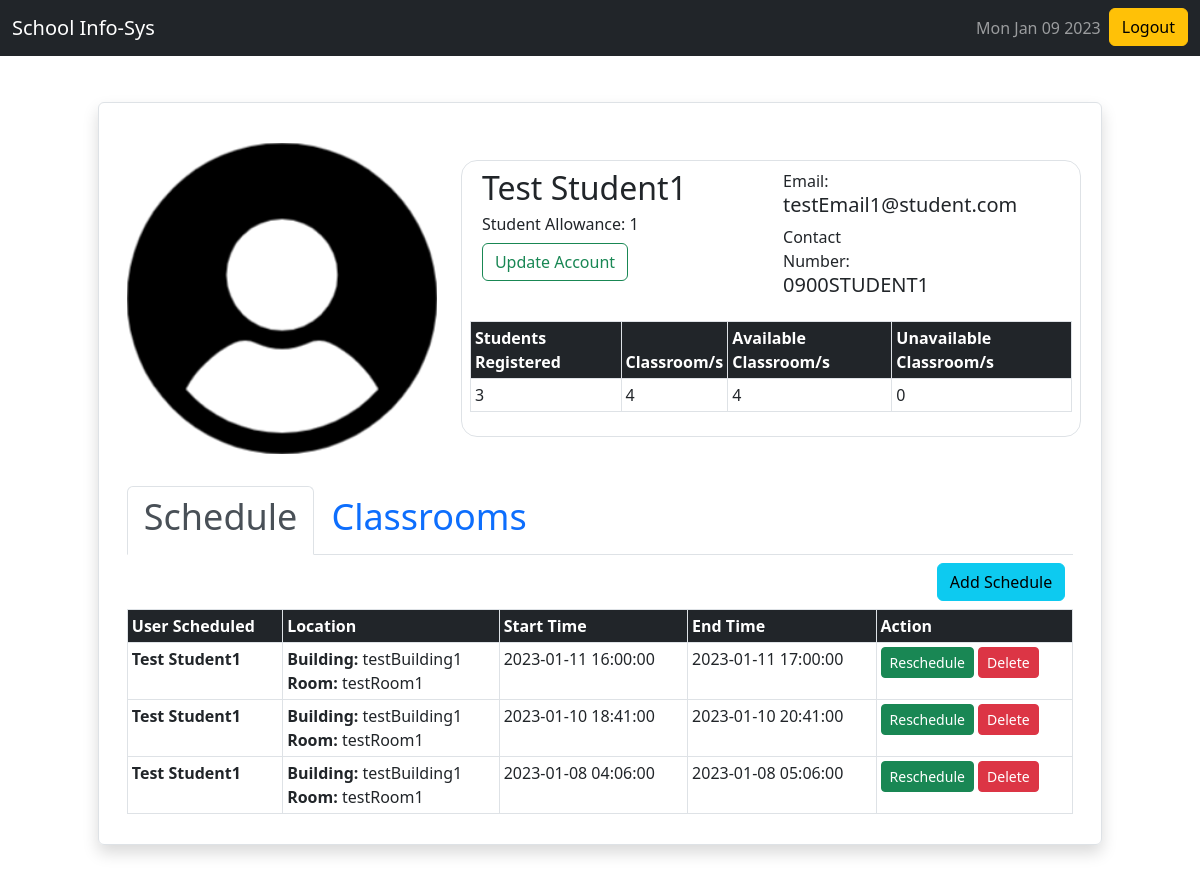
Screenshot of /dashboard.php (signed in) with the database file from the repository.
### tables this page shows
CREATE TABLE `users` (
  `id` int(11) NOT NULL,
  `username` varchar(255) NOT NULL,
  `password` varchar(255) NOT NULL,
  `user_type` enum('admin','faculty','student','') NOT NULL,
  `full_name` varchar(255) NOT NULL,
  `contact_number` varchar(255) NOT NULL,
  `email` varchar(255) NOT NULL,
  `course` varchar(255) NOT NULL,
  `allowance` int(11) NOT NULL
);

CREATE TABLE `schedule` (
  `id` int(255) NOT NULL,
  `user` varchar(255) NOT NULL,
  `course` varchar(255) NOT NULL,
  `building` varchar(255) NOT NULL,
  `room_number` varchar(255) NOT NULL,
  `start_time` datetime NOT NULL,
  `end_time` datetime NOT NULL
);

### src/schedules.php (the view)
<div class="tab-pane fade <?php if ($_SESSION['user_type'] === 'student') { echo 'show active'; } ?>" id="schedule" role="tabpanel" aria-labelledby="schedule-tab">
    <div class="row p-2">
        <div class="col">
            <a href="add_schedule.php
            <?php
            if ($_SESSION['user_type'] === 'student') {
                $full_name = $_SESSION['full_name'];
                $course = $_SESSION['course'];
                echo "?user=$full_name&course=$course";
            } ?>"
            class="btn btn-info float-end">Add Schedule</a>
        </div>
    </div>
    <table class="table table-sm table-hover table-bordered">
        <thead>
            <tr class="bg-dark text-white">
                <th scope="col">User Scheduled</th>
                <th scope="col">Location</th>
                <th scope="col">Start Time</th>
                <th scope="col">End Time</th>
                <th scope="col">Action</th>
            </tr>
        </thead>
        <tbody>
            <?php
                if (mysqli_num_rows($result_schedule) > 0) {
                    while ($row = mysqli_fetch_assoc($result_schedule)) {
            ?>
            <tr>
                <th><?=$row['user']; ?></th>
                <td>
                    <div class="col"><b>Building:</b> <?=$row['building']; ?></div>
                    <div class="col"><b>Room:</b> <?=$row['room_number']; ?></div>
                </td>
                <td><?=$row['start_time']; ?></td>
                <td><?=$row['end_time']; ?></td>
                <td>
                    <a class="btn btn-success btn-sm mb-lg-0 mb-md-1" href="resched.php?id=<?php echo $row['id']; ?>">Reschedule</a>
                    <?php echo "<a class='btn btn-danger btn-sm' onClick=\"javascript:
                        return confirm('Click OK to delete Schedule of user ".
                        $row['user']." start time: ".$row['start_time']." end time: ".
                        $row['end_time'].".');\" href='php/delete/delete_sched.php?id=".$row['id']
                        ."'>Delete</a>"; ?>
                </td>
            </tr>
            <?php } ?>
        <?php } ?>
        </tbody>
    </table>
</div>

### dashboard.php (shortened to what this page needs)
<?php
include "php/db_conn.php";
if (isset($_SESSION['username']) && isset($_SESSION['id'])) {
?>
<!DOCTYPE html>
<html lang="en">
<head>
    <link href="src/css/bootstrap.min.css" rel="stylesheet">
</head>
<body>
    <?php include "src/navbar.php"; ?>
    <div class="container d-flex justify-content-center align-items-center"
        style="min-height: 90vh;">
        <?php include "src/student.php"; ?>
    </div>
</body>
</html>
<?php
} else {
    header("Location: login.php");
}
?>

### src/navbar.php (shortened to what this page needs)
<?php
if (isset($_SESSION['id'])) {
?>
<nav class="navbar navbar-expand-sm navbar-dark bg-dark">
    <div class="container-fluid">
        <a class="navbar-brand" href="dashboard.php">School Info-Sys</a>
        <div class="collapse navbar-collapse" id="mynavbar">
            <ul class="navbar-nav">
                <li class="nav-item">
                    <a class="nav-link">
                    </a>
                </li>
                <li class="nav-item">
                    <a href="php/logout.php" class="btn btn-warning">Logout</a>
                </li>
            </ul>
        </div>
    </div>
</nav>
<?php
}
?>

### src/student.php (shortened to what this page needs)
<?php if ($_SESSION['user_type'] === 'student') {
    if (isset($_SESSION['id']) && isset($_SESSION['username']) && isset($_SESSION['full_name'])) {
        $user_id = $_SESSION['id'];
        $full_name = $_SESSION['full_name'];
        $sql_current_user = "SELECT * FROM users WHERE id='$user_id'";
        $result_current_user = mysqli_query($conn, $sql_current_user);
        $sql_schedule = "SELECT * FROM schedule WHERE user='$full_name'";
        $result_schedule = mysqli_query($conn, $sql_schedule);
        $sql_all_students = "SELECT COUNT(*) FROM users WHERE user_type='student'";
        $result_all_students = mysqli_query($conn, $sql_all_students);
        $row_all_students = mysqli_fetch_array($result_all_students);
        $total_all_students = $row_all_students[0];
        $sql_all_classrooms = "SELECT COUNT(*) FROM classroom";
        $result_all_classrooms = mysqli_query($conn, $sql_all_classrooms);
        $row_all_classrooms = mysqli_fetch_array($result_all_classrooms);
        $total_all_classrooms = $row_all_classrooms[0];
        $sql_all_available = "SELECT COUNT(*) FROM classroom WHERE status='available'";
        $result_all_available = mysqli_query($conn, $sql_all_available);
        $row_all_available = mysqli_fetch_array($result_all_available);
        $total_all_available = $row_all_available[0];
        $sql_all_unavailable = "SELECT COUNT(*) FROM classroom WHERE status='unavailable'";
        $result_all_unavailable = mysqli_query($conn, $sql_all_unavailable);
        $row_all_unavailable = mysqli_fetch_array($result_all_unavailable);
        $total_all_unavailable = $row_all_unavailable[0];
    } else {
        header("Location: login.php");
    }
?>
<div class="border shadow p-4 rounded" style="overflow-y: scroll; width: 90%; height: 80vh;">
    <div class="row justify-content-center align-items-center">
        <div class="col-4 p-2 m-2">
            <img src="src/img/default.png" class="card-img-top img-fluid" alt="default-img">
        </div>
        <div class="col border rounded-4 m-2">
            <?php if (mysqli_num_rows($result_current_user) > 0) {
                while ($row = mysqli_fetch_assoc($result_current_user)) { ?>
            <div class="row p-2">
                <div class="col-6">
                    <h2><?=$row['full_name']?></h2>
                    <h6>Student Allowance: <?=$row['allowance']-1?></h6>
                    <a class="btn btn-outline-success float-right" href="update.php?id=<?php echo $_SESSION['id']; ?>">Update Account</a>
                </div>
                <div class="col-3">
                    Email: <h5><?=$row['email']?></h5>
                    Contact Number: <h5><?=$row['contact_number']?></h5>
                </div>
            </div>
            <?php }} ?>
            <div class="row p-2">
                <table class="table table-sm table-hover table-bordered">
                    <thead>
                        <tr class="bg-dark text-white">
                            <th scope="col">Students Registered</th>
                            <th scope="col">Classroom/s</th>
                            <th scope="col">Available Classroom/s</th>
                            <th scope="col">Unavailable Classroom/s</th>
                        </tr>
                    </thead>
                    <tbody>
                        <tr>
                            <td><?php echo $total_all_students; ?></td>
                            <td><?php echo $total_all_classrooms; ?></td>
                            <td><?php echo $total_all_available; ?></td>
                            <td><?php echo $total_all_unavailable; ?></td>
                        </tr>
                    </tbody>
                </table>
            </div>
        </div>
    </div>
    <div class="row">
        <div class="p-3">
            <ul class="nav nav-tabs" id="myTab" role="tablist">
                <li class="nav-item" role="presentation">
                    <button class="nav-link active" id="schedule-tab"
                            data-bs-toggle="tab"
                            data-bs-target="#schedule"
                            type="button" role="tab"
                            aria-controls="schedule"
                            aria-selected="false">
                            <h1 style="font-size: 3vw;">Schedule</h1>
                    </button>
                </li>
                <li class="nav-item" role="presentation">
                    <button class="nav-link" id="classroom-tab"
                            data-bs-toggle="tab"
                            data-bs-target="#classroom"
                            type="button" role="tab"
                            aria-controls="classroom"
                            aria-selected="false">
                            <h1 style="font-size: 3vw;">Classrooms</h1>
                    </button>
                </li>
            </ul>
            <div class="tab-content" id="myTabContent">
                <?php include "schedules.php"; ?>
            </div>
        </div>
    </div>
</div>
<?php } ?>

### rows the page displays
users: full_name "Test Student1", $row['allowance']-1 "1", email "testEmail1@student.com", contact_number "0900STUDENT1"
schedule: user "Test Student1", building "testBuilding1", room_number "testRoom1", start_time "2023-01-11 16:00:00", end_time "2023-01-11 17:00:00"
schedule: user "Test Student1", building "testBuilding1", room_number "testRoom1", start_time "2023-01-10 18:41:00", end_time "2023-01-10 20:41:00"
schedule: user "Test Student1", building "testBuilding1", room_number "testRoom1", start_time "2023-01-08 04:06:00", end_time "2023-01-08 05:06:00"

### other values shown
$total_all_students "3"
$total_all_classrooms "4"
$total_all_available "4"
$total_all_unavailable "0"
